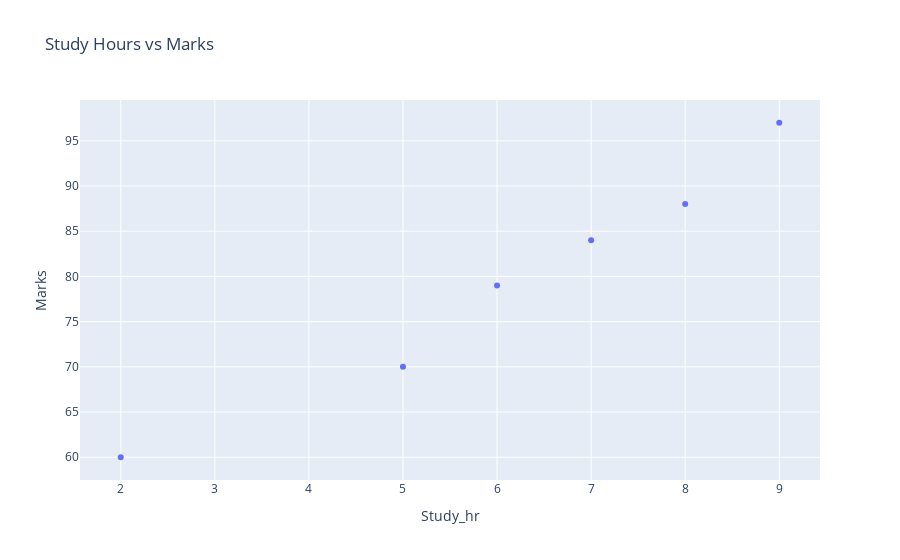

Source (notebook cell):
### Markdown cell above
### Scatter Plot Example 1: Basic Scatter Plot

### Code cell
df=pd.DataFrame({'Study_hr':[2,5,6,7,8,9],
                "Marks":[60,70,79,84,88,97]})
fig=px.scatter(df,x='Study_hr',y='Marks',title='Study Hours vs Marks')
fig.show()

### Figure 1 — Plotly figure (JSON) as saved in the notebook; plotly's stock layout.template omitted (floating-point values rounded to 4 significant figures)
{"data": [{"hovertemplate": "Study_hr=%{x}<br>Marks=%{y}<extra></extra>", "legendgroup": "", "marker": {"color": "#636efa", "symbol": "circle"}, "mode": "markers", "name": "", "orientation": "v", "showlegend": false, "type": "scatter", "x": [2, 5, 6, 7, 8, 9], "xaxis": "x", "y": [60, 70, 79, 84, 88, 97], "yaxis": "y"}], "layout": {"autosize": true, "legend": {"tracegroupgap": 0}, "title": {"text": "Study Hours vs Marks"}, "xaxis": {"anchor": "y", "autorange": true, "domain": [0, 1], "range": [1.571, 9.429], "title": {"text": "Study_hr"}, "type": "linear"}, "yaxis": {"anchor": "x", "autorange": true, "domain": [0, 1], "range": [56.95, 100.1], "title": {"text": "Marks"}, "type": "linear"}}}
